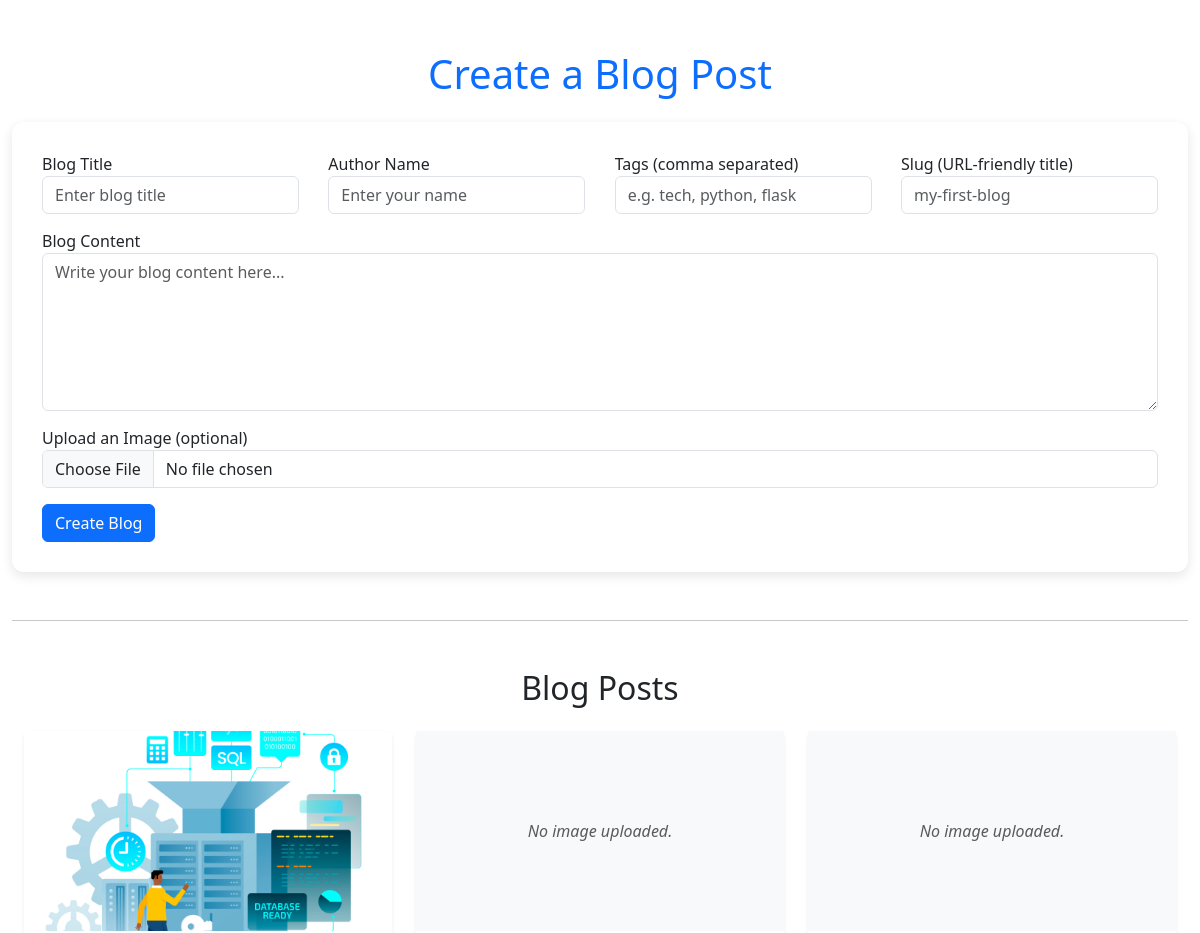
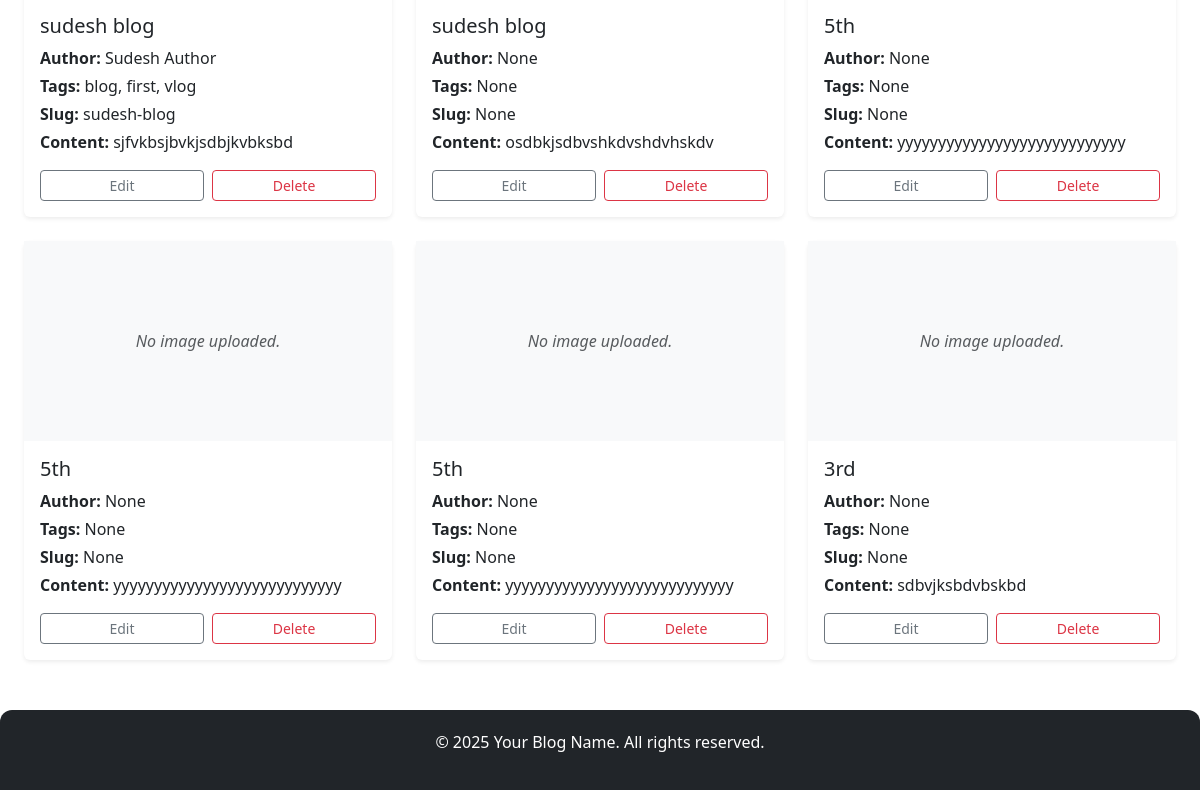
/blog, run on an earlier commit of the app's database (2 pictures, top to bottom).
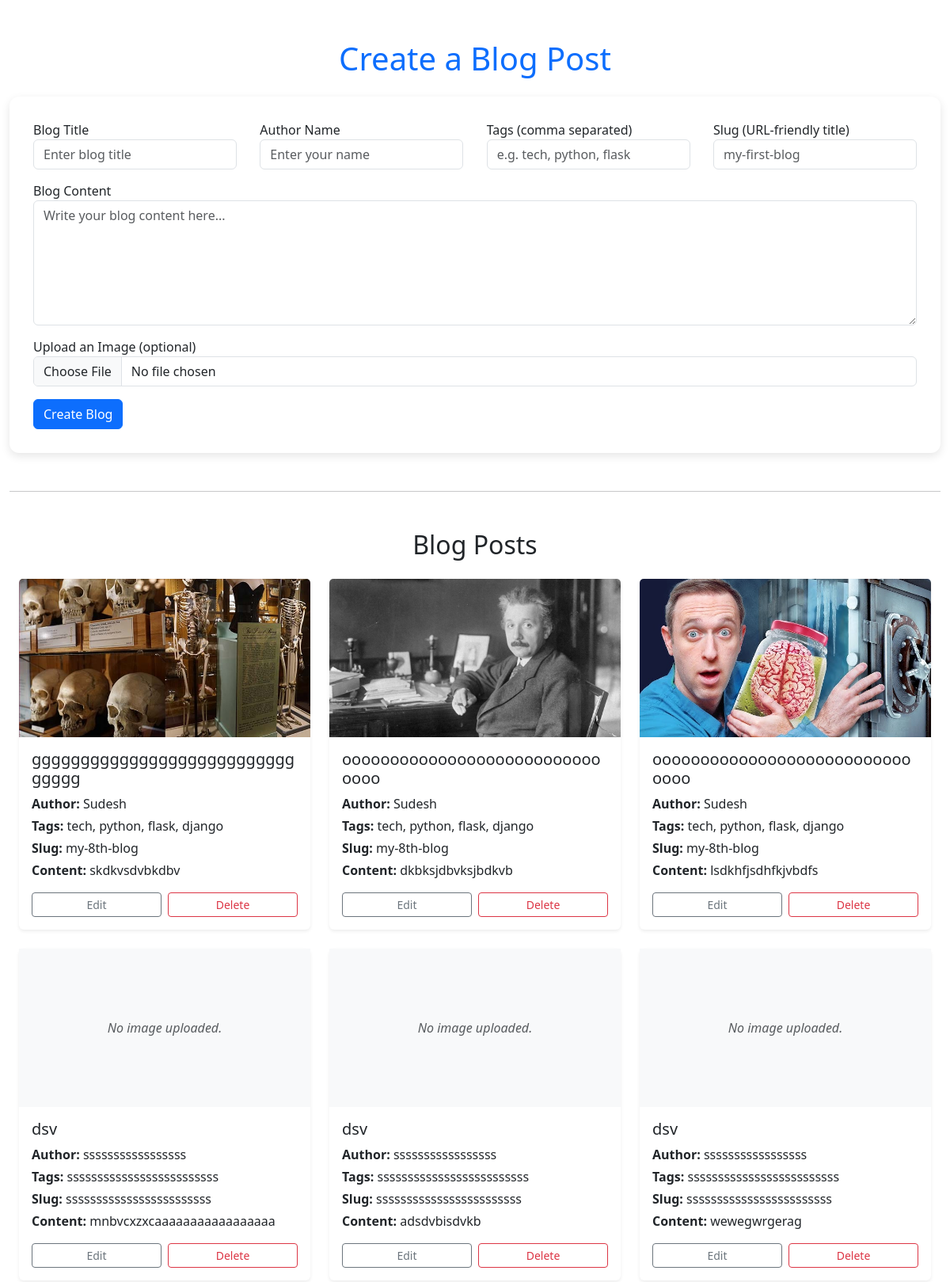
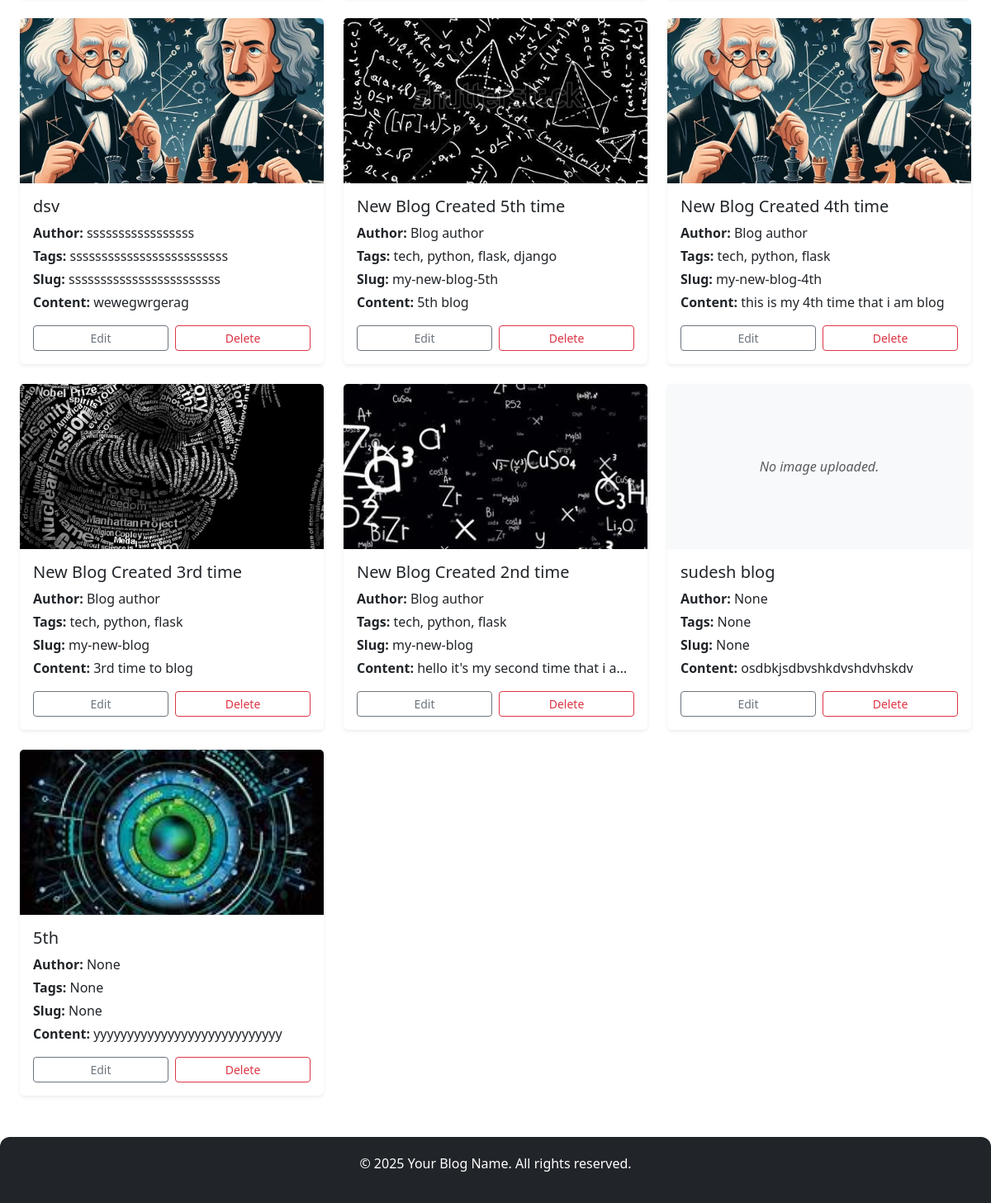
And on a later commit of the database (2 pictures, top to bottom).
### app/models.py (models this page shows, shortened)
class Blog(db.Model):
    id = db.Column(db.Integer, primary_key=True)
    title = db.Column(db.String(200), nullable=False)
    slug = db.Column(db.String(255), nullable=True)
    author = db.Column(db.String(100))
    tags = db.Column(db.String(200), nullable=True)
    content = db.Column(db.Text, nullable=False)
    image = db.Column(db.String(255), nullable=True)
    created_on = db.Column(db.DateTime, default=datetime.utcnow)
    updated_on = db.Column(
        db.DateTime, default=datetime.utcnow, onupdate=datetime.utcnow
    )

### app/routes/temp_routes.py (the view)
@main.route("/blog")
def blog():
    blogdata = Blog.query.order_by(Blog.id.desc()).all()
    return render_template("blog.html", blogdata=blogdata)

### app/templates/blog.html (shortened to what this page needs)
<!DOCTYPE html>
<html lang="en">
    <head>
        <link href="https://cdn.jsdelivr.net/npm/bootstrap@5.3.3/dist/css/bootstrap.min.css" rel="stylesheet">
        <link rel="stylesheet" href="{{ url_for('static', filename='main.css') }}">
        <link rel="stylesheet" href="{{ url_for('static', filename='css/blog.css') }}">
        <link rel="stylesheet" href="{{ url_for('static', filename='css/footer.css') }}">
    </head>
    <body>
        <div class="container">
            <h1 class="mb-4 text-center text-primary">{% if blog %}Edit{% else %}Create{% endif %} a Blog Post</h1>
            <form class="blog-form" action="{% if blog %}/blog/update/{{ blog.id }}{% else %}/blog/create{% endif %}" method="POST" enctype="multipart/form-data">
                <div class="d-flex justify-content-between">
                    <div class="form-group">
                        <label for="title">Blog Title</label>
                        <input type="text" class="form-control" name="title" value="{{ blog.title if blog else '' }}" id="title" placeholder="Enter blog title" required>
                    </div>
                    <div class="form-group">
                        <label for="author">Author Name</label>
                        <input type="text" class="form-control" name="author" value="{{ blog.author if blog else '' }}" id="author" placeholder="Enter your name" required>
                    </div>
                    <div class="form-group">
                        <label for="tags">Tags (comma separated)</label>
                        <input type="text" class="form-control" name="tags" value="{{ blog.tags if blog else '' }}" id="tags" placeholder="e.g. tech, python, flask" required>
                    </div>
                    <div class="form-group">
                        <label for="slug">Slug (URL-friendly title)</label>
                        <input type="text" class="form-control" name="slug" id="slug" value="{{ blog.slug if blog else '' }}" placeholder="my-first-blog" required>
                    </div>
                </div>
                <div class="form-group">
                    <label for="content">Blog Content</label>
                    <textarea class="form-control" name="content" id="content" rows="6" placeholder="Write your blog content here..." required>{{ blog.content if blog else '' }}</textarea>
                </div>
                <div class="form-group mb-3">
                    <label for="image">Upload an Image (optional)</label>
                    <input type="file" class="form-control" name="image" id="image" accept="image/*">
                </div>
                <div class="d-flex gap-2">
                    <button type="submit" class="btn btn-primary">Create Blog</button>
                </div>
            </form>
            <hr class="my-5">
            <h2 class="mb-4 text-center">Blog Posts</h2>
            <div class="container my-4">
                <div class="row row-cols-1 row-cols-md-2 row-cols-lg-3 g-4">
                    {% for blog in blogdata %}
                    <div class="col">
                        <div class="card h-100 shadow-sm border-0">
                            {% if blog.image %}
                            <img src="{{ url_for('uploaded_file', filename=blog.image) }}" class="card-img-top object-fit-cover" alt="Blog Image" style="height: 200px;">
                            {% else %}
                            <div class="d-flex align-items-center justify-content-center bg-light" style="height: 200px;">
                                <span class="text-muted"><em>No image uploaded.</em></span>
                            </div>
                            {% endif %}
                            <div class="card-body d-flex flex-column">
                                <h5 class="card-title">{{ blog.title }}</h5>
                                <p class="mb-1"><strong>Author:</strong> {{ blog.author }}</p>
                                <p class="mb-1"><strong>Tags:</strong> {{ blog.tags }}</p>
                                <p class="mb-1"><strong>Slug:</strong> {{ blog.slug }}</p>
                                <p class="card-text text-truncate" title="{{ blog.content }}"><strong>Content:</strong> {{ blog.content }}</p>
                                <div class="mt-auto d-flex justify-content-between gap-2">
                                    <a href="/blog/edit/{{ blog.id }}" class="btn btn-sm btn-outline-secondary w-100">Edit</a>
                                    <button type="button" class="btn btn-sm btn-outline-danger w-100"
                                        onclick="if (confirm('Are you sure you want to delete this blog post?')) { window.location.href='/blog/delete/{{ blog.id }}'; }">
                                        Delete
                                    </button>
                                </div>
                            </div>
                        </div>
                    </div>
                    {% endfor %}
                </div>
            </div>
        </div>
        <footer>
            <p>&copy; 2025 Your Blog Name. All rights reserved.</p>
        </footer>
    </body>
</html>

### app/static/main.css (style rules this page uses)
.container { max-width: 1360px; margin: 50px auto; }

### app/static/CSS/blog.css (style rules this page uses)
.blog-form { background-color: #fff; padding: 30px; border-radius: 12px; box-shadow: 0 4px 12px rgba(0, 0, 0, 0.1); }
.blog-form input, .blog-form textarea { margin-bottom: 15px; }

### app/static/CSS/footer.css (style rules this page uses)
footer { text-align: center; padding: 20px; margin-top: 40px; background-color: #212529; color: #fff; border-top-left-radius: 12px; border-top-right-radius: 12px; }

What changed in the data, as far as the page shows it:
removed Blog: image (picture), title "sudesh blog", author "Sudesh Author", tags "blog, first, vlog", slug "sudesh-blog", content "sjfvkbsjbvkjsdbjkvbksbd"
removed Blog: shows "No image uploaded.", title "5th", author "None", tags "None", slug "None", content "yyyyyyyyyyyyyyyyyyyyyyyyyyyy"
removed Blog: shows "No image uploaded.", title "5th", author "None", tags "None", slug "None", content "yyyyyyyyyyyyyyyyyyyyyyyyyyyy"
removed Blog: shows "No image uploaded.", title "3rd", author "None", tags "None", slug "None", content "sdbvjksbdvbskbd"
added Blog: image (picture), title "gggggggggggggggggggggggggggggggg", author "Sudesh", tags "tech, python, flask, django", slug "my-8th-blog", content "skdkvsdvbkdbv"
added Blog: image (picture), title "ooooooooooooooooooooooooooooooo", author "Sudesh", tags "tech, python, flask, django", slug "my-8th-blog", content "dkbksjdbvksjbdkvb"
added Blog: image (picture), title "ooooooooooooooooooooooooooooooo", author "Sudesh", tags "tech, python, flask, django", slug "my-8th-blog", content "lsdkhfjsdhfkjvbdfs"
added Blog: shows "No image uploaded.", title "dsv", author "sssssssssssssssss", tags "sssssssssssssssssssssssss", slug "ssssssssssssssssssssssss", content "mnbvcxzxcaaaaaaaaaaaaaaaaa"
added Blog: shows "No image uploaded.", title "dsv", author "sssssssssssssssss", tags "sssssssssssssssssssssssss", slug "ssssssssssssssssssssssss", content "adsdvbisdvkb"
added Blog: shows "No image uploaded.", title "dsv", author "sssssssssssssssss", tags "sssssssssssssssssssssssss", slug "ssssssssssssssssssssssss", content "wewegwrgerag"
added Blog: image (picture), title "dsv", author "sssssssssssssssss", tags "sssssssssssssssssssssssss", slug "ssssssssssssssssssssssss", content "wewegwrgerag"
added Blog: image (picture), title "New Blog Created 5th time", author "Blog author", tags "tech, python, flask, django", slug "my-new-blog-5th", content "5th blog"
added Blog: image (picture), title "New Blog Created 4th time", author "Blog author", tags "tech, python, flask", slug "my-new-blog-4th", content "this is my 4th time that i am blog"
added Blog: image (picture), title "New Blog Created 3rd time", author "Blog author", tags "tech, python, flask", slug "my-new-blog", content "3rd time to blog"
added Blog: image (picture), title "New Blog Created 2nd time", author "Blog author", tags "tech, python, flask", slug "my-new-blog", content "hello it's my second time that i a…"
changed Blog "5th": image: picture added; no longer shows "No image uploaded."
